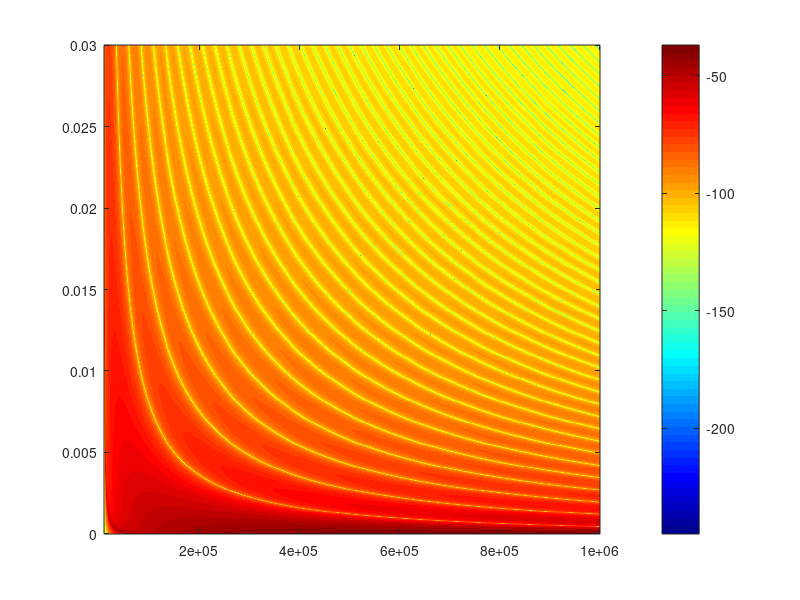
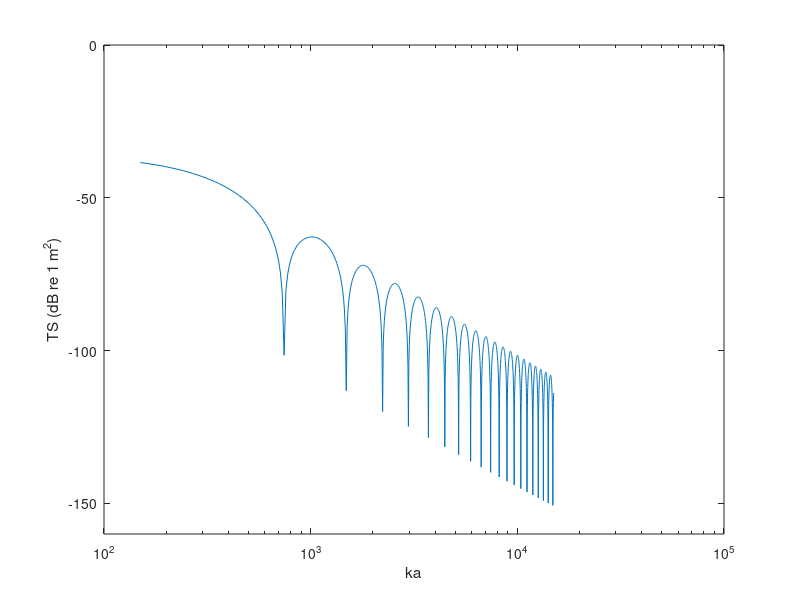

Write MATLAB code to recreate these figures, in order.
clear 
% close all

% f = 10e4; 
% a = 50e-6;
f_range = linspace(10e3,1e6,1000); % echosounder freq (Hz=1/s)
%a_range = linspace(1e-7,5e-2,1000);  % bubble radius (m)
kk = 500; % at specific frequency
a_range = linspace(1e-6,30e-3,1000);  % Oscillations
%a_range = linspace(6e-6,2e-4,1000);  % Normal

c = 1485; % speed of sound (m/s)
rho_liq = 1025; % density of liquid (kg/m^3) [water]
rho_air = 1.21;
P_atm = 101.325e3; % atmospheric pressure
g = 9.81; % gravitational acceleration (m/s^2)
d = 220; % water depth (m)

Mm = 16.04e-3; % molar mass of the gas (methane) (kg/mol)
tau0 = 74.5e-3; % surface tension of the gas bubbles (N/m)
tau = 74.5e-3;

mu_liq = 1.519e-3; %shear viscosity N/(m*s)
gamma = 1.299; % heat ratio

T = 281.29; % temperature (K) 
p_v = 872; % vapor pressure of water (Pa)
R = 8.31; %gas constant (m^2.kg.s^-2.K^-1.mol^-1)
C_p = 2.191; % specific heat capacity at const pressure (kJ/kg.K)
K_gas = 8e-2; % thermal conductivity of the gas (W/mK) 
TS = zeros(length(f_range),length(a_range));

for ff = 1:length(f_range)
for aa = 1:length(a_range)

f = f_range(ff);
a = a_range(aa);
w = 2*pi*f; % angular frequency (rad/s)
k = w/c; % wavenumber (1/m)
% k*a
% Thuraisingham model k*a << 1

% P_gas = P_atm + rho_liq * g * d + 2*tau/a - p_v; % gas pressure in bubble (Pa) 
% rho_gas = Mm / (R*T) * P_gas; % gas density
% D_p = K_gas/(rho_gas*C_p); % thermal diffusivity
% 
% X = a*sqrt(2*w/D_p); % 
% G = gamma / (1 - ((1+1i)*X/2 /(tanh((1+1i)*X/2)) -1)) / (6*1i*(gamma - 1)/X^2);
% beta_th =  2*mu_liq / (rho_liq*a^2);% thermal damping (N*s/m)
% beta_vis = 3*P_gas / (2*rho_liq*a^2*w) * imag(G); % viscous damping (N*s/m)
% beta0 = beta_th + beta_vis;
% w0=3 * real(G * P_gas / (rho_liq*a^2) - 2 * tau0/(rho_liq*a^3)); %squared
% bs_freq = (w0/w^2 - 1 - 2*k*a*beta0/w)^2 + (2*beta0/w + k*a*w0/w^2)^2;
% 
% sigma_bs = (a^2/(bs_freq)) * ((sin(k * a)/k*a)^2/(1+(k*a)^2));

%% Calculation according to Li2020
P_gas = P_atm + rho_liq * g * d + (2*tau/a) - p_v;

rho_gas = (Mm/(R*T))*P_gas;
D_p = K_gas/(rho_gas*C_p);

X = sqrt((2*w)/D_p)*a;

Gamma_num1 = (1+1i) * X/2;
Gamma_denum1 = tanh(Gamma_num1);
Gamma_num2 = (6i * (gamma-1))/X^2;
Gamma = gamma/(1-((Gamma_num1/Gamma_denum1)-1)*Gamma_num2);

omegaSquared= (3/(rho_liq*a^2))* (Gamma*P_gas - ((2*tau)/(3*a)));

w_0 = sqrt(real(omegaSquared));

b_th = imag(omegaSquared)/(2*w);
b_vis = 2*mu_liq/(rho_liq*a^2);

b_0 = b_th + b_vis;

sigma_denom2 = (2*(b_0/w)+(w_0^2/w^2)*k*a)^2;
sigma_denom1=((w_0^2/w^2)-1-(2*(b_0/w)*k*a))^2;

sigma_num1=(sin(k*a)/(k*a))^2;
sigma_num2= 1+(k*a)^2;

sigma_bs = (a^2/(sigma_denom1+sigma_denom2))*(sigma_num1 / sigma_num2);

% Target strength
TS(ff, aa) = 10*log10(sigma_bs); %dB re 1 m^2
end
end
%% Plot imagesc: freq x bubble radius x TS
figure;
imagesc(f_range,a_range,TS);
set(gca, 'YDir', 'normal');
colormap("jet")
colorbar;
% title('Range a=[0.01e-4, 0.02e-2]') 
% xlim([0.01e-4 0.02e-3])
% saveas(gca, "imagesc_Freq-Radius-TS-1",'png')
% clim([-400 -40])
%% Plot ka x TS
figure;
ka = f_range'*a_range;
semilogx(ka(:,kk), TS(:,kk));
% semilogx(ka(kk,:), TS(kk,:));
ylim([-160 0])
xlabel('ka');ylabel('TS (dB re 1 m^2)')
% saveas(gca, "plot_ka-TS",'png')
